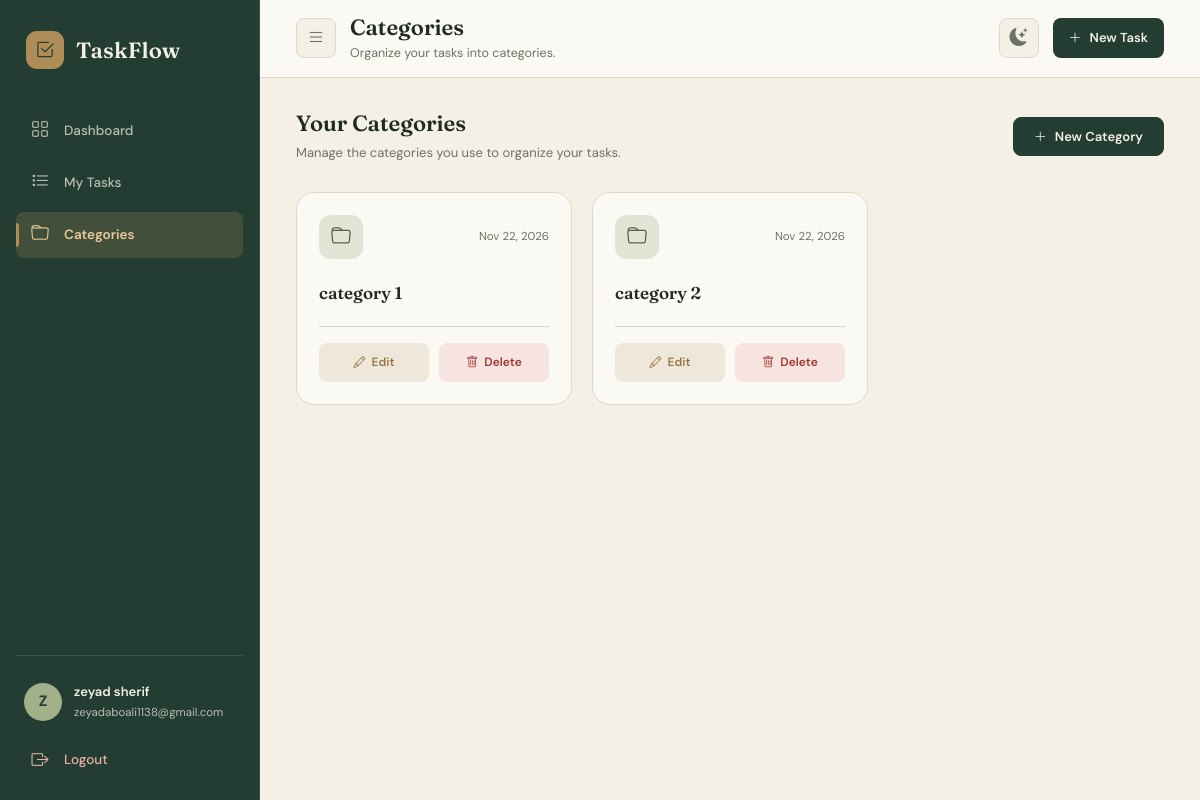
The page /categories/ (signed in) on the database its author committed.
### categories/models.py (models this page shows, shortened)
class Category(models.Model):
    user = models.ForeignKey(User,on_delete=models.CASCADE, related_name='categories')
    name = models.CharField (max_length=50)
    created_at = models.DateTimeField(auto_now=False, auto_now_add=True)
    class Meta:
        constraints = [
            models.UniqueConstraint(
                fields=['user','name'],
                name= 'unique_category_name_per_user'
            )
        ]
        ordering = ['name']

### categories/views.py (the view)
# urls.py: path('', category_list, name='category_list'),
@login_required
def category_list(request):
    categories = Category.objects.filter(user=request.user)
    context = {'categories':categories}
    return render(request , 'categories/category_list.html', context)

### templates/categories/category_list.html (shortened to what this page needs)
{% extends 'base.html' %}
{% load static %}
{% block page_heading %}Categories{% endblock %}
{% block page_subtitle %}Organize your tasks into categories.{% endblock %}
{% block extra_css %}
<link rel="stylesheet" href="{% static 'css/categories.css' %}">
{% endblock %}
{% block content %}
<div class="categories-page">
    <div class="categories-header">
        <div>
            <h2>Your Categories</h2>
            <p>Manage the categories you use to organize your tasks.</p>
        </div>
        <a href="{% url 'category_create' %}" class="primary-btn">
            <i class="bi bi-plus-lg" aria-hidden="true"></i>
            New Category
        </a>
    </div>
    {% if categories %}
        <div class="categories-grid">
            {% for category in categories %}
                <div class="category-card">
                    <div class="category-card-top">
                        <div class="category-icon">
                            <i class="bi bi-folder" aria-hidden="true"></i>
                        </div>
                        <span class="category-date">
                            {{ category.created_at|date:"M d, Y" }}
                        </span>
                    </div>
                    <h3>{{ category.name }}</h3>
                    <div class="category-actions">
                        <a href="{% url 'category_update' category.pk %}" class="category-edit-btn" aria-label="Edit category: {{ category.name }}">
                            <i class="bi bi-pencil" aria-hidden="true"></i>
                            Edit
                        </a>
                        <a href="{% url 'category_delete' category.pk %}" class="category-delete-btn" aria-label="Delete category: {{ category.name }}">
                            <i class="bi bi-trash" aria-hidden="true"></i>
                            Delete
                        </a>
                    </div>
                </div>
            {% endfor %}
        </div>
    {% endif %}
</div>
{% endblock %}

### templates/base.html (shortened to what this page needs)
{% load static %}
<!DOCTYPE html>
<html lang="en" data-theme="light">
<head>
    <link href="https://cdn.jsdelivr.net/npm/bootstrap@5.3.3/dist/css/bootstrap.min.css" rel="stylesheet">
    <link rel="stylesheet" href="https://cdn.jsdelivr.net/npm/bootstrap-icons@1.11.3/font/bootstrap-icons.min.css">
    <link rel="stylesheet" href="{% static 'css/base.css' %}">
    {% block extra_css %}{% endblock %}
</head>
<body{% if not request.user.is_authenticated %} class="auth-body"{% endif %}>
    <div class="app-layout">
        <aside class="sidebar" id="sidebar" aria-label="Primary">
            <a href="{% url 'dashboard' %}" class="sidebar-brand">
                <span class="brand-icon">
                    <i class="bi bi-check2-square"></i>
                </span>
                <span class="brand-name">TaskFlow</span>
            </a>
            <nav class="sidebar-nav" aria-label="Main navigation">
                {% with current=request.resolver_match.url_name %}
                    <a href="{% url 'dashboard' %}"
                       class="sidebar-link {% if current == 'dashboard' %}active{% endif %}"
                       {% if current == 'dashboard' %}aria-current="page"{% endif %}>
                        <i class="bi bi-grid"></i>
                        <span>Dashboard</span>
                    </a>
                    <a href="{% url 'task_list' %}"
                       class="sidebar-link {% if 'task' in current %}active{% endif %}"
                       {% if 'task' in current %}aria-current="page"{% endif %}>
                        <i class="bi bi-list-task"></i>
                        <span>My Tasks</span>
                    </a>
                    <a href="{% url 'category_list' %}"
                       class="sidebar-link {% if 'category' in current %}active{% endif %}"
                       {% if 'category' in current %}aria-current="page"{% endif %}>
                        <i class="bi bi-folder"></i>
                        <span>Categories</span>
                    </a>
                {% endwith %}
            </nav>
            <div class="sidebar-bottom">
                <div class="sidebar-user">
                    <div class="user-avatar" aria-hidden="true">
                        {{ request.user.username|slice:":1"|upper }}
                    </div>
                    <div class="user-info">
                        <strong>{{ request.user.get_full_name|default:request.user.username }}</strong>
                        <small>{{ request.user.email|default:"Account" }}</small>
                    </div>
                </div>
                <form method="POST" action="{% url 'logout' %}" class="logout-form">
                    <button type="submit" class="logout-btn">
                        <i class="bi bi-box-arrow-right"></i>
                        <span>Logout</span>
                    </button>
                </form>
            </div>
        </aside>
        <main class="main-content" id="mainContent">
            <header class="topbar">
                <div class="topbar-left">
                    <button type="button"
                            class="sidebar-toggle"
                            id="sidebarToggle"
                            aria-label="Toggle navigation"
                            aria-controls="sidebar"
                            aria-expanded="false">
                        <i class="bi bi-list"></i>
                    </button>
                    <div class="topbar-heading">
                        <h1>{% block page_heading %}Dashboard{% endblock %}</h1>
                        <div class="topbar-subtitle">{% block page_subtitle %}{% endblock %}</div>
                    </div>
                </div>
                <div class="topbar-right">
                    <button type="button"
                            class="theme-toggle"
                            id="themeToggle"
                            aria-label="Switch to dark mode"
                            title="Switch to dark mode">
                        <i class="bi bi-moon-stars-fill theme-icon-moon"></i>
                    </button>
                    <a href="{% url 'task_create' %}" class="topbar-create-btn">
                        <i class="bi bi-plus-lg"></i>
                        <span>New Task</span>
                    </a>
                </div>
            </header>
            <section class="page-content">
                {% block content %}{% endblock %}
            </section>
        </main>
    </div>
</body>
</html>

### static/css/categories.css (style rules this page uses)
.primary-btn, .secondary-btn { display: inline-flex; align-items: center; justify-content: center; gap: 8px; padding: 11px 20px; border-radius: var(--radius-sm); font-size: 13px; font-weight: 600; line-height: 1.2; cursor: pointer; transition: background-color 0.2s var(--ease), border-color 0.2s var(--ease), color 0.2s var(--ease), filter 0.2s var(--ease); }
.primary-btn { color: var(--on-primary); background: var(--primary); border: 1px solid var(--primary); }
.categories-page { width: 100%; }
.categories-header { display: flex; align-items: center; justify-content: space-between; gap: 20px; margin-bottom: 28px; }
.categories-header h2, .category-form-heading h2 { margin-bottom: 6px; color: var(--text-main); font-size: 22px; font-weight: 600; }
.categories-header p, .category-form-heading p { margin-bottom: 0; color: var(--text-secondary); font-size: 13px; }
.categories-grid { display: grid; grid-template-columns: repeat(3, minmax(0, 1fr)); gap: 20px; }
.category-card { min-width: 0; padding: 22px; background: var(--bg-white); border: 1px solid var(--border-color); border-radius: var(--radius-lg); transition: border-color 0.2s var(--ease), transform 0.2s var(--ease), box-shadow 0.2s var(--ease), background-color var(--speed) var(--ease); }
.category-card-top { display: flex; align-items: center; justify-content: space-between; gap: 12px; margin-bottom: 22px; }
.category-icon { display: flex; align-items: center; justify-content: center; flex: 0 0 44px; width: 44px; height: 44px; color: var(--sage-text); background: var(--sage-soft); border-radius: var(--radius-md); font-size: 20px; }
.category-date { color: var(--text-secondary); font-size: 11.5px; }
.category-card h3 { margin-bottom: 22px; color: var(--text-main); font-size: 17px; font-weight: 600; line-height: 1.4; overflow-wrap: anywhere; }
.category-actions { display: flex; gap: 10px; padding-top: 16px; border-top: 1px solid var(--border-color); }
.category-edit-btn, .category-delete-btn { display: inline-flex; align-items: center; justify-content: center; flex: 1; gap: 6px; padding: 9px; border: 1px solid transparent; border-radius: var(--radius-sm); font-size: 12px; font-weight: 600; transition: background-color 0.2s var(--ease), border-color 0.2s var(--ease), color 0.2s var(--ease); }
.category-edit-btn { color: var(--accent-hover); background: var(--accent-soft); }
.category-delete-btn { color: var(--danger-text); background: var(--danger-bg); }

### rows shown on the page
Category: created_at "Nov 22, 2026", name "category 1"
Category: created_at "Nov 22, 2026", name "category 2"

### other values the page prints
{{ request.user.username|slice:":1"|upper }} "Z"
{{ request.user.get_full_name|default:request.user.username }} "zeyad sherif"
{{ request.user.email|default:"Account" }} "zeyadaboali1138@gmail.com"
